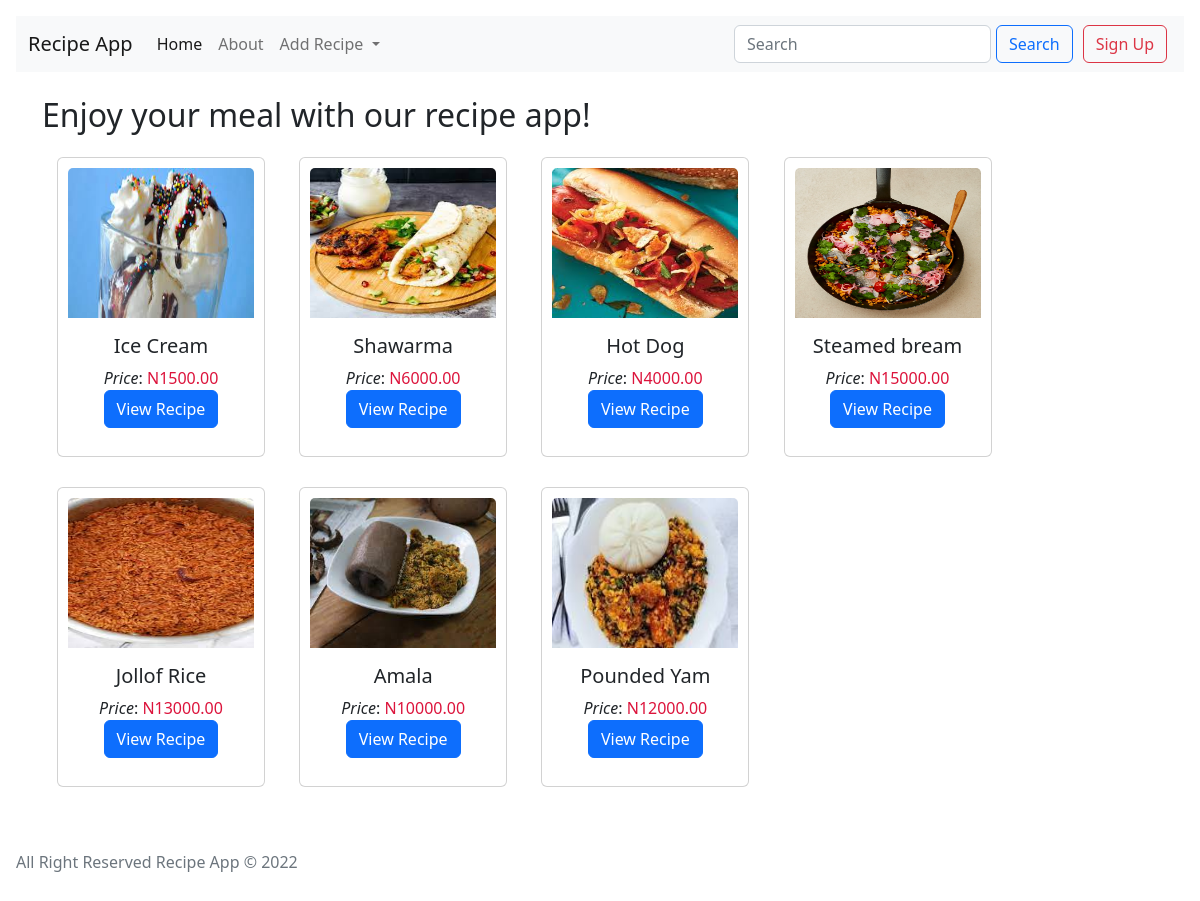
The page / on the database its author committed.
### recipe_app/models.py (models this page shows, shortened)
class Recipe(models.Model):
    name = models.CharField(max_length=100)
    description = models.TextField()
    price = models.DecimalField(decimal_places=2, max_digits=10)
    image = models.ImageField(upload_to="recipes/")
    date_created = models.DateTimeField(auto_now=True)

### recipe_app/views.py (the view)
# urls.py: path("", views.home, name="home"),
def home(request):
    recipes = Recipe.objects.all()
    context = {
        "recipes": recipes
    }
    return render(request, "index.html", context)

### templates/index.html
{% extends "layout.html" %}
{% block content %}
<h2>Enjoy your meal with our recipe app!</h2>
{% for recipe in recipes reversed %}
<div
  class="card"
  style="
    width: 13rem;
    display: inline-flex;
    margin: 15px;
    padding: 10px;
    height: 300px;
  "
>
  <img
    src="{{recipe.image.url}}"
    class="card-img-top"
    alt="{{recipe.name}}"
    height="150px"
  />
  <div class="card-body" style="text-align: center">
    <h5 class="card-title">{{recipe.name}}</h5>
    <em>Price</em>:<span style="color: crimson"> N{{recipe.price}}</span><br />
    <a href="{{recipe.image.url}}" class="btn btn-primary">View Recipe</a>
  </div>
</div>
{% endfor %}
{% endblock content %}

### rows shown on the page
Recipe: image (picture), name "Ice Cream", price "1500.00"
Recipe: image (picture), name "Shawarma", price "6000.00"
Recipe: image (picture), name "Hot Dog", price "4000.00"
Recipe: image (picture), name "Steamed bream", price "15000.00"
Recipe: image (picture), name "Jollof Rice", price "13000.00"
Recipe: image (picture), name "Amala", price "10000.00"
Recipe: image (picture), name "Pounded Yam", price "12000.00"
